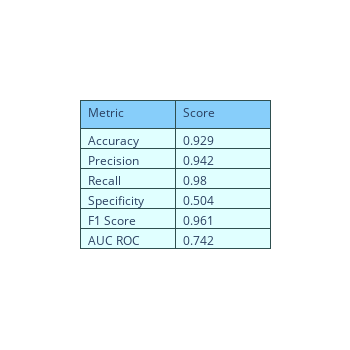

Notebook cell for this chart:
### Code cell
metrics(y_test, y_pred)

### Figure 1 — Plotly figure (JSON) as saved in the notebook; plotly's stock layout.template omitted (floating-point values rounded to 4 significant figures)
{"data": [{"cells": {"align": "left", "fill": {"color": "lightcyan"}, "line": {"color": "darkslategray"}, "values": [["Accuracy", "Precision", "Recall", "Specificity", "F1 Score", "AUC ROC"], [0.929, 0.942, 0.98, 0.504, 0.961, 0.742]]}, "header": {"align": "left", "fill": {"color": "lightskyblue"}, "line": {"color": "darkslategray"}, "values": ["Metric", "Score"]}, "type": "table"}], "layout": {"height": 350, "width": 350}}
